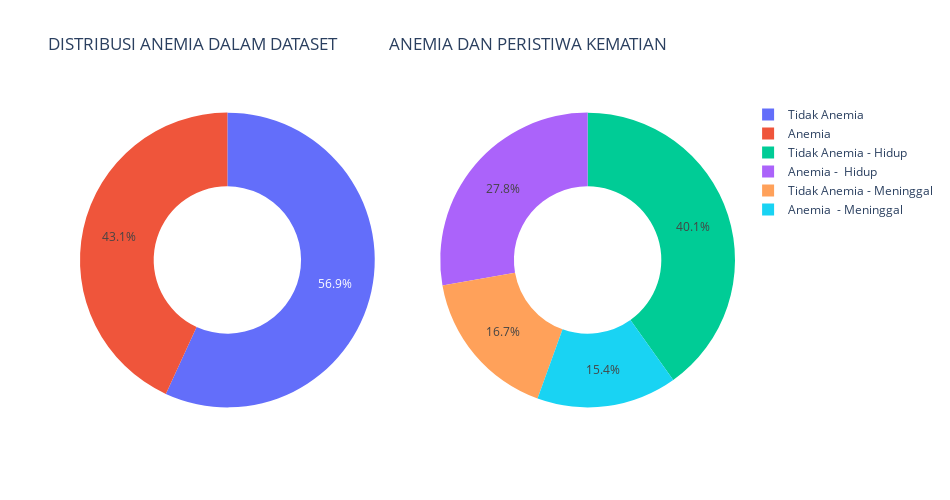

Notebook code for this chart:
### Markdown cell above
Dari subplot di atas dapat disimpulkan bahwa pada data diatas, sebanyak 58,2% adalah orang yang BUKAN PENDERITA DIABETES (di antaranya 39,5% orang yang tetap hidup dan 18,7% orang meninggal) dan sebanyak 42,1% adalah orang PENDERITA DIABETES (dimana 28,4% orang masih tetap hidup dan 13,4% orang yang meninggal).

### Code cell
# membuat label
label_anaemia1 = ["Tidak Anemia","Anemia"]
label_anaemia2 = ['Tidak Anemia - Hidup','Tidak Anemia - Meninggal', "Anemia -  Hidup", "Anemia  - Meninggal"]
# memanggil fungsi donut
donut('anaemia', label_anaemia1, label_anaemia2, "DISTRIBUSI ANEMIA DALAM DATASET", "ANEMIA DAN PERISTIWA KEMATIAN")

### Figure 1 — Plotly figure (JSON) as saved in the notebook; plotly's stock layout.template omitted (floating-point values rounded to 4 significant figures)
{"data": [{"labels": ["Tidak Anemia", "Anemia"], "values": [170, 129], "type": "pie", "domain": {"x": [0, 0.45], "y": [0, 1]}, "hole": 0.5, "hoverinfo": "label+percent"}, {"labels": ["Tidak Anemia - Hidup", "Tidak Anemia - Meninggal", "Anemia -  Hidup", "Anemia  - Meninggal"], "values": [120, 50, 83, 46], "type": "pie", "domain": {"x": [0.55, 1], "y": [0, 1]}, "hole": 0.5, "hoverinfo": "label+percent"}], "layout": {"title": {"text": "DISTRIBUSI ANEMIA DALAM DATASET             ANEMIA DAN PERISTIWA KEMATIAN"}, "autosize": false, "width": 950, "height": 500, "paper_bgcolor": "white"}}
